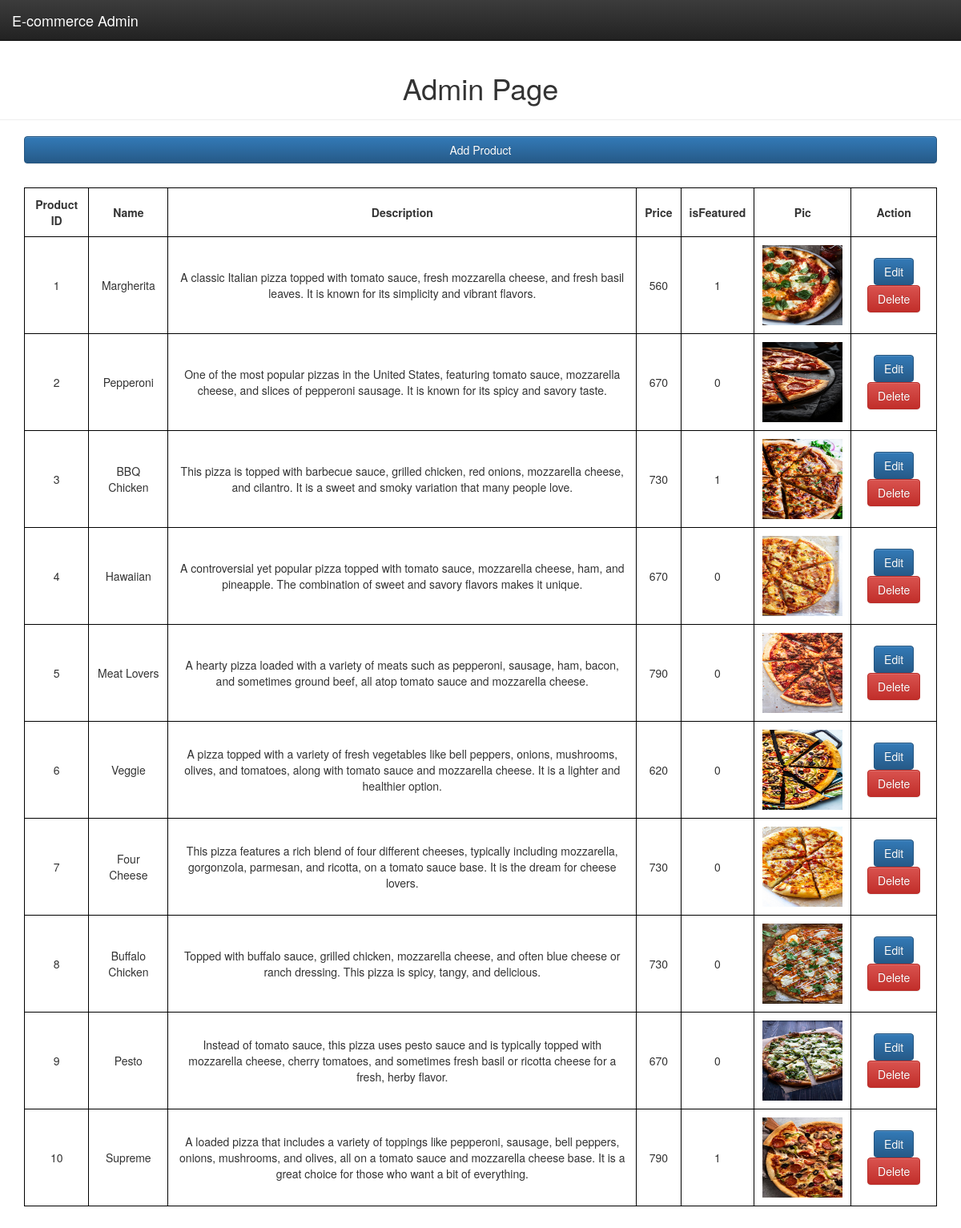
The app's page /admin/index.php with its own data.
### tables this page shows
CREATE TABLE `products` (
  `id` int(10) NOT NULL,
  `prodName` varchar(500) DEFAULT NULL,
  `description` varchar(1000) DEFAULT NULL,
  `price` double UNSIGNED DEFAULT NULL,
  `pic` varchar(500) DEFAULT NULL,
  `isFeatured` tinyint(1) DEFAULT NULL
);

### admin/index.php (the view, shortened to what this page needs)
<!DOCTYPE html>
<html lang="en">
<head>
    <link rel="stylesheet" href="../css/bootstrap.min.css">
    <link rel="stylesheet" href="../css/bootstrap-theme.min.css">
</head>
<body>
    <nav class="navbar navbar-inverse navbar-fixed-top">
        <div class="container-fluid">
            <div class="navbar-header">
                <a class="navbar-brand" href="../admin/">E-commerce Admin</a>
            </div>
        </div>
    </nav>
    <div class="page-header">
        <h1 class="text-center">Admin Page</h1>
    </div>
    <center>
        <div class="container">
            <form action="addProduct.php">
                <button class="btn btn-primary btn-block">Add Product</button>
            </form>
        </div>
    </center>
    <center>
        <div class="container">
            <table style="width: 100%">
                <tr>
                    <th>Product ID</th>
                    <th>Name</th>
                    <th>Description</th>
                    <th>Price</th>
                    <th>isFeatured</th>
                    <th>Pic</th>
                    <th>Action</th>
                </tr>
                <?php showProducts(); ?>
            </table>
        </div>
    </center>
</body>
</html>
<?php
    function showProducts() {
        include("../includes/sqlconnection.php");
        $sql = "SELECT * FROM products ORDER BY id";
        $result = $conn->query($sql);
        if($result->num_rows > 0){
            while($row = $result->fetch_assoc()) {
                echo "
                    <tr>
                        <td>$row[id]</td>
                        <td>$row[prodName]</td>
                        <td>$row[description]</td>
                        <td>$row[price]</td>
                        <td>$row[isFeatured]</td>
                        <td>
                            <img src='../images/$row[pic]' width='100' height='100' alt='$row[pic]'>
                        </td>
                        <td>
                            <button class='btn btn-primary'>
                                <a href='editProduct.php?id=$row[id]'>Edit</a>
                            </button>
                            <button class='btn btn-danger'>
                               <a href='delete.php?id=$row[id]&pic=$row[pic]'>Delete</a>
                            </button>
                        </td>
                    </tr>
                ";
            }
        }
    }
?>

### admin/index.php (style rules this page uses)
body { padding-top: 50px; }
table, th, td { border: 1px solid black; text-align: center; }
th, td { padding: 10px; }
center { margin-bottom: 30px; }
button a { color: white; }

### records on screen
products: id "1", prodName "Margherita", description "A classic Italian pizza topped with tomato sauce, fresh mozzarella cheese, and fresh basil leaves. It is known for its simplicity and vibrant flavors.", price "560", isFeatured "1", pic (picture)
products: id "2", prodName "Pepperoni", description "One of the most popular pizzas in the United States, featuring tomato sauce, mozzarella cheese, and slices of pepperoni sausage. It is known for its spicy and savory taste.", price "670", isFeatured "0", pic (picture)
products: id "3", prodName "BBQ Chicken", description "This pizza is topped with barbecue sauce, grilled chicken, red onions, mozzarella cheese, and cilantro. It is a sweet and smoky variation that many people love.", price "730", isFeatured "1", pic (picture)
products: id "4", prodName "Hawaiian", description "A controversial yet popular pizza topped with tomato sauce, mozzarella cheese, ham, and pineapple. The combination of sweet and savory flavors makes it unique.", price "670", isFeatured "0", pic (picture)
products: id "5", prodName "Meat Lovers", description "A hearty pizza loaded with a variety of meats such as pepperoni, sausage, ham, bacon, and sometimes ground beef, all atop tomato sauce and mozzarella cheese.", price "790", isFeatured "0", pic (picture)
products: id "6", prodName "Veggie", description "A pizza topped with a variety of fresh vegetables like bell peppers, onions, mushrooms, olives, and tomatoes, along with tomato sauce and mozzarella cheese. It is a lighter and healthier option.", price "620", isFeatured "0", pic (picture)
products: id "7", prodName "Four Cheese", description "This pizza features a rich blend of four different cheeses, typically including mozzarella, gorgonzola, parmesan, and ricotta, on a tomato sauce base. It is the dream for cheese lovers.", price "730", isFeatured "0", pic (picture)
products: id "8", prodName "Buffalo Chicken", description "Topped with buffalo sauce, grilled chicken, mozzarella cheese, and often blue cheese or ranch dressing. This pizza is spicy, tangy, and delicious.", price "730", isFeatured "0", pic (picture)
products: id "9", prodName "Pesto", description "Instead of tomato sauce, this pizza uses pesto sauce and is typically topped with mozzarella cheese, cherry tomatoes, and sometimes fresh basil or ricotta cheese for a fresh, herby flavor.", price "670", isFeatured "0", pic (picture)
products: id "10", prodName "Supreme", description "A loaded pizza that includes a variety of toppings like pepperoni, sausage, bell peppers, onions, mushrooms, and olives, all on a tomato sauce and mozzarella cheese base. It is a great choice for those who want a bit of everything.", price "790", isFeatured "1", pic (picture)
